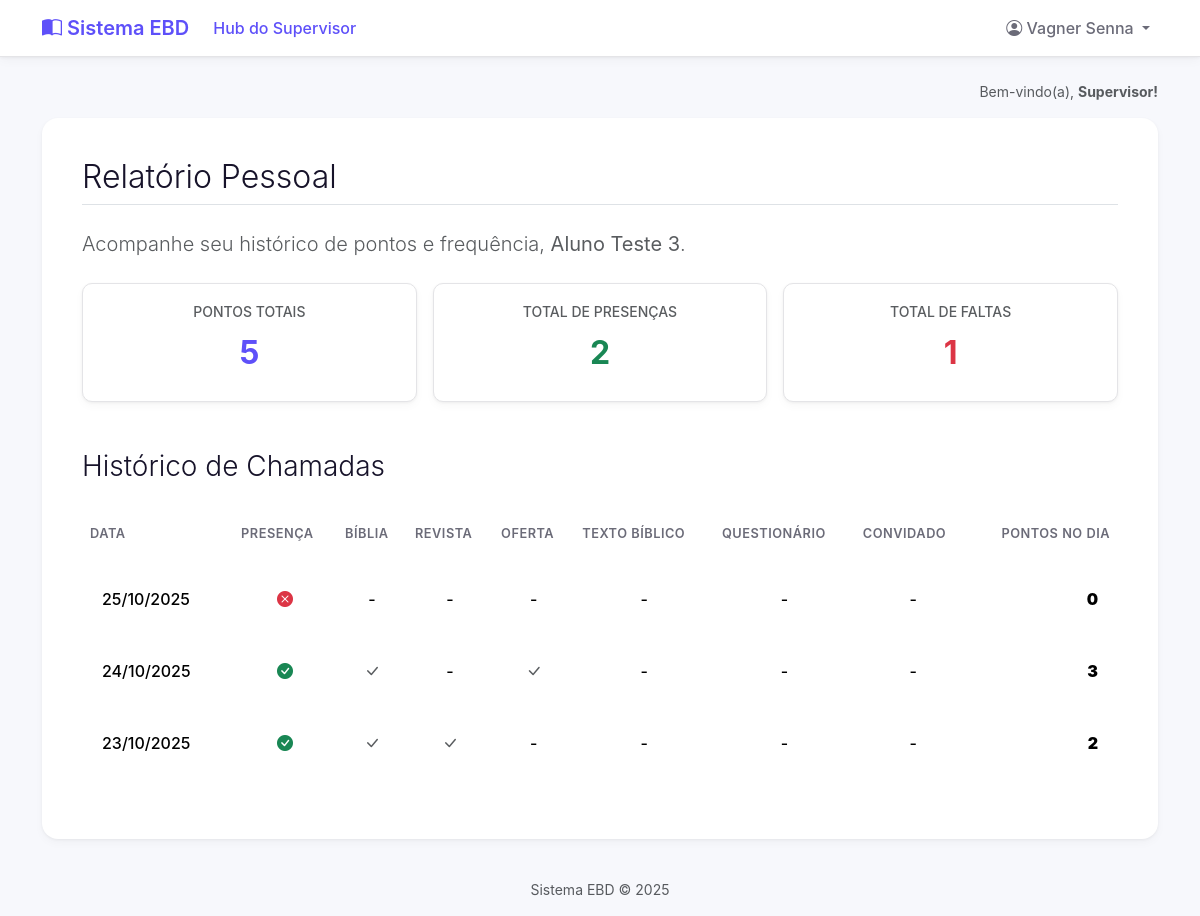
The page /aluno/3/relatorio/ (signed in) on the database as committed earlier.
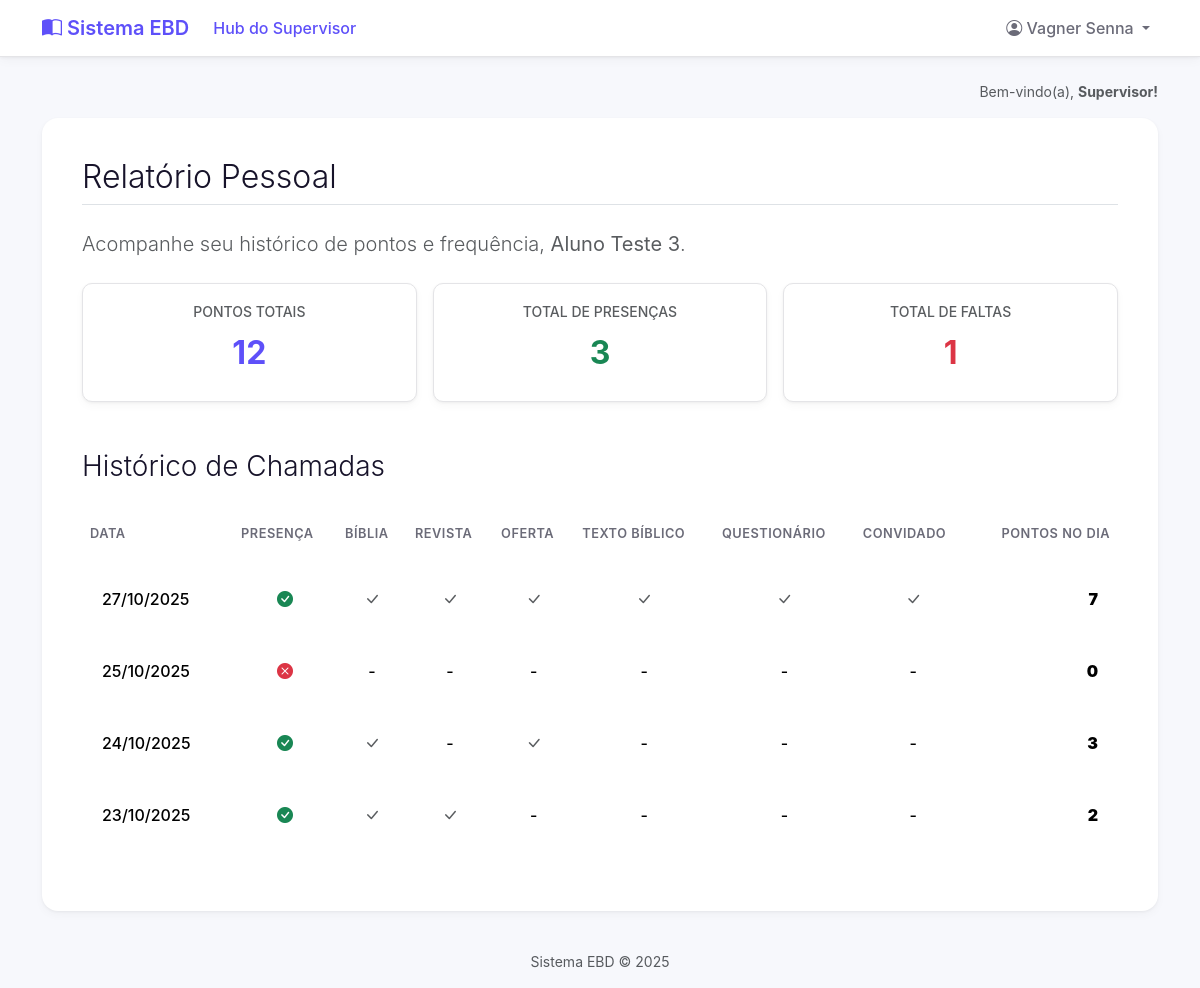
The same page on the database as committed later.
### core/models.py (models this page shows, shortened)
class Aluno(models.Model):
    user = models.OneToOneField(
        User,
        on_delete=models.CASCADE,
        related_name='aluno', # Permite fazer request.user.aluno
        null=True,
        blank=True
    )
    nome_completo = models.CharField(max_length=255)
    turma = models.ForeignKey(
        Turma,
        on_delete=models.CASCADE,
        related_name='alunos'
    )
    pontos_totais = models.IntegerField(default=0)
    data_cadastro = models.DateTimeField(auto_now_add=True)

class RegistroChamada(models.Model):
    chamada = models.ForeignKey(Chamada, on_delete=models.CASCADE, related_name='registros')
    aluno = models.ForeignKey(Aluno, on_delete=models.CASCADE, related_name='registros_de_chamada')
    presenca = models.BooleanField(default=False, verbose_name="Presença")
    biblia = models.BooleanField(default=False, verbose_name="Bíblia")
    versiculo = models.BooleanField(default=False, verbose_name="Texto Bíblico")
    convidado = models.BooleanField(default=False, verbose_name="Convidado")
    oferta = models.BooleanField(default=False, verbose_name="Oferta")
    atividades = models.BooleanField(default=False, verbose_name="Questionário")
    revista = models.BooleanField(default=False, verbose_name="Revista") # <-- ADICIONE ESTA LINHA
    pontos_ganhos = models.IntegerField(default=0)

class Chamada(models.Model):
    turma = models.ForeignKey(Turma, on_delete=models.CASCADE, related_name='chamadas')
    data = models.DateField()
    criado_por = models.ForeignKey(User, on_delete=models.SET_NULL, null=True)
    class Meta:
        unique_together = ('turma', 'data')

### core/views.py (the view)
# urls.py: path('aluno/<int:aluno_id>/relatorio/', views.relatorio_aluno_individual, name='relatorio_aluno_individual'),
@login_required
def relatorio_aluno_individual(request, aluno_id):
    permissores = permissoes_context(request)
    if not permissores['is_supervisor']:
        return HttpResponseForbidden("<h1>Acesso Negado</h1><p>Apenas supervisores podem ver este relatório.</p>")
    aluno = get_object_or_404(Aluno, id=aluno_id)
    registros = RegistroChamada.objects.filter(aluno=aluno).order_by('-chamada__data')
    faltas = registros.filter(presenca=False).count()
    presencas = registros.filter(presenca=True).count()
    contexto = {
        'aluno': aluno,
        'registros': registros,
        'faltas': faltas,
        'presencas': presencas,
        'pontos_totais': aluno.pontos_totais
    }
    return render(request, 'meu_relatorio.html', contexto)

### core/context_processors.py (called while the page is built)
def permissoes_context(request):
    is_professor = False
    is_aluno = False
    is_supervisor = False
    aluno = None
    if request.user.is_authenticated:
        is_supervisor = request.user.groups.filter(name='Supervisores').exists()
        is_professor = request.user.groups.filter(name='Professores').exists()
        try:
            aluno = request.user.aluno
            is_aluno = True
        except:
            is_aluno = False
    return {
        'is_supervisor': is_supervisor,
        'is_professor': is_professor,
        'is_aluno': is_aluno,
        'aluno_global': aluno,
    }

### templates/meu_relatorio.html (shortened to what this page needs)
{% extends 'base.html' %}
{% block content %}
    <h2 class="fw-light border-bottom pb-2 mb-4">Relatório Pessoal</h2>
    <p class="lead text-muted mb-4">
        Acompanhe seu histórico de pontos e frequência, <strong>{{ aluno.nome_completo }}</strong>.
    </p>
    <div class="row g-3 mb-4">
        <div class="col-md-4">
            <div class="card shadow-sm border-0">
                <div class="card-body text-center p-4">
                    <h6 class="card-subtitle mb-2 text-muted text-uppercase small">Pontos Totais</h6>
                    <p class="card-text fs-2 fw-bold" style="color: var(--cor-primaria);">{{ pontos_totais }}</p>
                </div>
            </div>
        </div>
        <div class="col-md-4">
            <div class="card shadow-sm border-0">
                <div class="card-body text-center p-4">
                    <h6 class="card-subtitle mb-2 text-muted text-uppercase small">Total de Presenças</h6>
                    <p class="card-text fs-2 fw-bold text-success">{{ presencas }}</p>
                </div>
            </div>
        </div>
        <div class="col-md-4">
            <div class="card shadow-sm border-0">
                <div class="card-body text-center p-4">
                    <h6 class="card-subtitle mb-2 text-muted text-uppercase small">Total de Faltas</h6>
                    <p class="card-text fs-2 fw-bold text-danger">{{ faltas }}</p>
                </div>
            </div>
        </div>
    </div>
    <h3 class="fw-light mt-5 mb-4">Histórico de Chamadas</h3>
    <div class="table-responsive">
        <table class="table table-hover align-middle">
            <thead>
                <tr>
                    <th>Data</th>
                    <th>Presença</th>
                    <th>Bíblia</th>
                    <th>Revista</th>
                    <th>Oferta</th>
                    <th>Texto Bíblico</th>
                    <th>Questionário</th>
                    <th>Convidado</th>
                    <th class="text-end">Pontos no Dia</th>
                </tr>
            </thead>
            <tbody>
                {% for registro in registros %}
                    <tr>
                        <td>{{ registro.chamada.data|date:"d/m/Y" }}</td>
                        <td class="text-center">{% if registro.presenca %}<i class="bi bi-check-circle-fill text-success"></i>{% else %}<i class="bi bi-x-circle-fill text-danger"></i>{% endif %}</td>
                        <td class="text-center">{% if registro.biblia %}<i class="bi bi-check-lg text-muted"></i>{% else %}-{% endif %}</td>
                        <td class="text-center">{% if registro.revista %}<i class="bi bi-check-lg text-muted"></i>{% else %}-{% endif %}</td>
                        <td class="text-center">{% if registro.oferta %}<i class="bi bi-check-lg text-muted"></i>{% else %}-{% endif %}</td>
                        <td class="text-center">{% if registro.versiculo %}<i class="bi bi-check-lg text-muted"></i>{% else %}-{% endif %}</td>
                        <td class="text-center">{% if registro.atividades %}<i class="bi bi-check-lg text-muted"></i>{% else %}-{% endif %}</td>
                        <td class="text-center">{% if registro.convidado %}<i class="bi bi-check-lg text-muted"></i>{% else %}-{% endif %}</td>
                        <td class="text-end fw-bold"><strong>{{ registro.pontos_ganhos }}</strong></td>
                    </tr>
                {% empty %}
                    <tr>
                        <td colspan="9">Nenhum registro encontrado.</td>
                    </tr>
                {% endfor %}
            </tbody>
        </table>
    </div>
{% endblock %}

### templates/base.html (shortened to what this page needs)
{% load static %}
<!DOCTYPE html>
<html lang="pt-br">
<head>
    <link href="https://cdn.jsdelivr.net/npm/bootstrap@5.3.3/dist/css/bootstrap.min.css" rel="stylesheet">
    <link rel="stylesheet" href="https://cdn.jsdelivr.net/npm/bootstrap-icons@1.11.3/font/bootstrap-icons.min.css">
    <link rel="stylesheet" href="{% static 'css/custom.css' %}">
</head>
<body class="d-flex flex-column min-vh-100">
    <nav class="navbar navbar-expand-lg navbar-light navbar-custom sticky-top">
        <div class="container">
            <a class="navbar-brand" href="#">
                <i class="bi bi-book-half"></i>
                Sistema EBD
            </a>
            <div class="collapse navbar-collapse" id="navbarNav">
                <ul class="navbar-nav me-auto mb-2 mb-lg-0">
                    {% if is_supervisor %}
                        <li class="nav-item">
                            <a class="nav-link active" href="{% url 'relatorios' %}">Hub do Supervisor</a>
                        </li>
                    {% endif %}
                </ul>
                <ul class="navbar-nav ms-auto">
                    {% if user.is_authenticated %}
                        <li class="nav-item dropdown">
                            <a class="nav-link dropdown-toggle" href="#" id="navbarDropdown" role="button" data-bs-toggle="dropdown" aria-expanded="false">
                                <i class="bi bi-person-circle"></i>
                                {{ user.first_name }} {{ user.last_name }}
                            </a>
                        </li>
                    {% endif %}
                </ul>
            </div>
        </div>
    </nav>
    <main class="container my-4">
        {% if user.is_authenticated %}
        <div class="text-end text-muted small mb-3">
            Bem-vindo(a),
            <span class="fw-bold">
                {% if is_supervisor %} Supervisor!
                {% elif is_professor %} Professor!
                {% elif is_aluno %} Aluno!
                {% else %} Usuário!
                {% endif %}
            </span>
        </div>
        {% endif %}
        <div class="main-content-card">
            {% block content %}
            {% endblock %}
        </div>
    </main>
    <footer class="mt-auto text-center text-muted small p-3">
        Sistema EBD &copy; {% now "Y" %}
    </footer>
</body>
</html>

### static/css/custom.css (style rules this page uses)
:root { --cor-primaria: #5E50F9; --cor-primaria-clara: #f4f2ff; --cor-fundo: #f7f8fc; --cor-texto: #17132a; --cor-texto-suave: #6b6b78; --cor-borda: #e4e4e7; --raio-borda-lg: 16px; --raio-borda-md: 10px; --sombra-card: 0 4px 10px rgba(0, 0, 0, 0.03), 0 1px 3px rgba(0, 0, 0, 0.05); --sombra-card-hover: 0 8px 25px rgba(94, 80, 249, 0.1), 0 4px 12px rgba(0, 0, 0, 0.04); }
body { background-color: var(--cor-fundo); color: var(--cor-texto); font-family: -apple-system, BlinkMacSystemFont, "Segoe UI", Roboto, "Helvetica Neue", Arial, sans-serif; }
.navbar.navbar-custom { background-color: white; border-bottom: 1px solid var(--cor-borda); box-shadow: var(--sombra-card); }
.navbar .navbar-brand { font-weight: 600; color: var(--cor-primaria); }
.navbar .nav-link { font-weight: 500; color: var(--cor-texto-suave); }
.navbar .nav-link.active, .navbar .nav-link:hover { color: var(--cor-primaria); }
.main-content-card { background-color: #ffffff; border-radius: var(--raio-borda-lg); padding: 2.5rem; box-shadow: var(--sombra-card); }
.card { border-radius: var(--raio-borda-md) !important; border: 1px solid var(--cor-borda) !important; box-shadow: var(--sombra-card) !important; transition: all 0.2s ease-in-out; height: 100%; }
.table { border-collapse: separate; border-spacing: 0 8px; margin-top: -8px; }
.table th { border: none; color: var(--cor-texto-suave); font-weight: 600; text-transform: uppercase; font-size: 0.8rem; letter-spacing: 0.5px; padding-top: 1rem; padding-bottom: 1rem; }
.table td { background-color: #ffffff; border: none; padding: 1.25rem; vertical-align: middle; font-weight: 500; }
.table tr td:first-child { border-top-left-radius: var(--raio-borda-md); border-bottom-left-radius: var(--raio-borda-md); }
.table tr td:last-child { border-top-right-radius: var(--raio-borda-md); border-bottom-right-radius: var(--raio-borda-md); }

Rows that differ between the two databases and show on the page:
added RegistroChamada: chamada.data "27/10/2025", presenca True (drawn), biblia True (drawn), revista True (drawn), oferta True (drawn), versiculo True (drawn), atividades True (drawn), convidado True (drawn), pontos_ganhos "7"
Other text that changed with them:
{{ pontos_totais }}: "5" → "12"
{{ presencas }}: "2" → "3"
